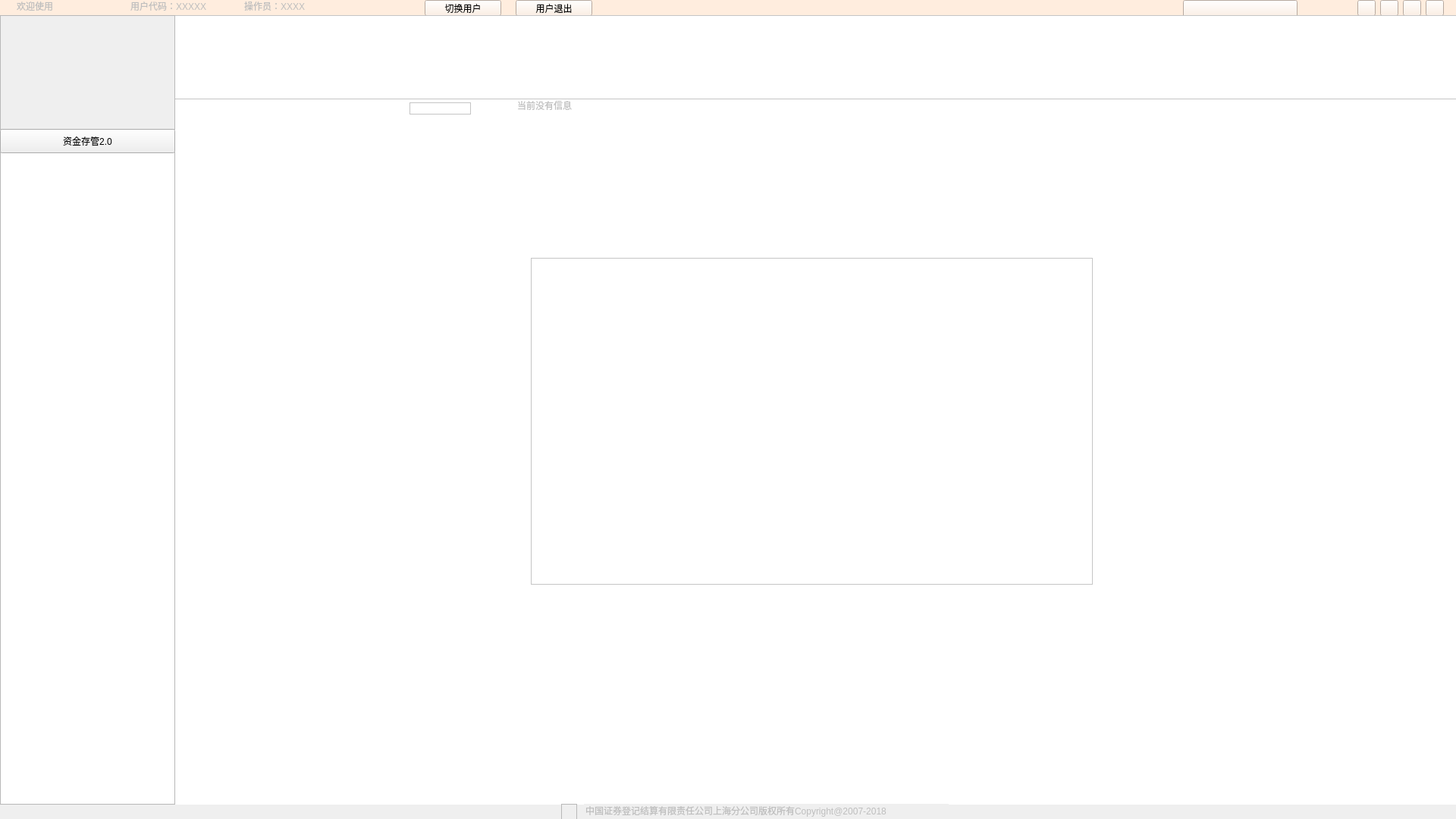
<?xml version="1.0" encoding="UTF-8"?>
<ui version="4.0">
 <class>FundManagement</class>
 <widget class="QWidget" name="FundManagement">
  <property name="geometry">
   <rect>
    <x>0</x>
    <y>0</y>
    <width>1920</width>
    <height>1080</height>
   </rect>
  </property>
  <property name="windowTitle">
   <string>Form</string>
  </property>
  <widget class="QWidget" name="widget" native="true">
   <property name="geometry">
    <rect>
     <x>0</x>
     <y>0</y>
     <width>1920</width>
     <height>21</height>
    </rect>
   </property>
   <property name="styleSheet">
    <string notr="true">background-color: rgb(255, 237, 222);</string>
   </property>
   <widget class="QLineEdit" name="lineEdit">
    <property name="enabled">
     <bool>false</bool>
    </property>
    <property name="geometry">
     <rect>
      <x>20</x>
      <y>0</y>
      <width>113</width>
      <height>21</height>
     </rect>
    </property>
    <property name="text">
     <string>欢迎使用</string>
    </property>
    <property name="frame">
     <bool>false</bool>
    </property>
   </widget>
   <widget class="QLineEdit" name="lineEdit_2">
    <property name="enabled">
     <bool>false</bool>
    </property>
    <property name="geometry">
     <rect>
      <x>170</x>
      <y>0</y>
      <width>113</width>
      <height>21</height>
     </rect>
    </property>
    <property name="text">
     <string>用户代码：XXXXX</string>
    </property>
    <property name="frame">
     <bool>false</bool>
    </property>
   </widget>
   <widget class="QToolButton" name="toolButton">
    <property name="geometry">
     <rect>
      <x>560</x>
      <y>0</y>
      <width>101</width>
      <height>21</height>
     </rect>
    </property>
    <property name="text">
     <string>切换用户</string>
    </property>
   </widget>
   <widget class="QToolButton" name="toolButton_2">
    <property name="geometry">
     <rect>
      <x>680</x>
      <y>0</y>
      <width>101</width>
      <height>21</height>
     </rect>
    </property>
    <property name="text">
     <string>用户退出</string>
    </property>
   </widget>
   <widget class="QLineEdit" name="lineEdit_3">
    <property name="enabled">
     <bool>false</bool>
    </property>
    <property name="geometry">
     <rect>
      <x>320</x>
      <y>0</y>
      <width>113</width>
      <height>21</height>
     </rect>
    </property>
    <property name="text">
     <string>操作员：XXXX</string>
    </property>
    <property name="frame">
     <bool>false</bool>
    </property>
   </widget>
   <widget class="QToolButton" name="toolButton_3">
    <property name="geometry">
     <rect>
      <x>1880</x>
      <y>0</y>
      <width>24</width>
      <height>21</height>
     </rect>
    </property>
    <property name="icon">
     <iconset resource="image.qrc">
      <normaloff>:/image/close.png</normaloff>:/image/close.png</iconset>
    </property>
    <property name="iconSize">
     <size>
      <width>24</width>
      <height>21</height>
     </size>
    </property>
   </widget>
   <widget class="QToolButton" name="toolButton_4">
    <property name="geometry">
     <rect>
      <x>1850</x>
      <y>0</y>
      <width>24</width>
      <height>21</height>
     </rect>
    </property>
    <property name="icon">
     <iconset resource="image.qrc">
      <normaloff>:/image/rewindow.png</normaloff>:/image/rewindow.png</iconset>
    </property>
    <property name="iconSize">
     <size>
      <width>24</width>
      <height>21</height>
     </size>
    </property>
   </widget>
   <widget class="QToolButton" name="toolButton_6">
    <property name="geometry">
     <rect>
      <x>1820</x>
      <y>0</y>
      <width>24</width>
      <height>21</height>
     </rect>
    </property>
    <property name="icon">
     <iconset resource="image.qrc">
      <normaloff>:/image/minit.png</normaloff>:/image/minit.png</iconset>
    </property>
    <property name="iconSize">
     <size>
      <width>24</width>
      <height>21</height>
     </size>
    </property>
   </widget>
   <widget class="QToolButton" name="toolButton_5">
    <property name="geometry">
     <rect>
      <x>1790</x>
      <y>0</y>
      <width>24</width>
      <height>21</height>
     </rect>
    </property>
    <property name="icon">
     <iconset resource="image.qrc">
      <normaloff>:/image/help.png</normaloff>:/image/help.png</iconset>
    </property>
    <property name="iconSize">
     <size>
      <width>24</width>
      <height>21</height>
     </size>
    </property>
   </widget>
   <widget class="QPushButton" name="pushButton">
    <property name="geometry">
     <rect>
      <x>1560</x>
      <y>0</y>
      <width>151</width>
      <height>23</height>
     </rect>
    </property>
    <property name="styleSheet">
     <string notr="true">image: url(:/image/PROPcombobox.png);</string>
    </property>
   </widget>
  </widget>
  <widget class="QWidget" name="widget_3" native="true">
   <property name="geometry">
    <rect>
     <x>0</x>
     <y>20</y>
     <width>1920</width>
     <height>1041</height>
    </rect>
   </property>
   <widget class="QFrame" name="frame">
    <property name="geometry">
     <rect>
      <x>0</x>
      <y>0</y>
      <width>231</width>
      <height>151</height>
     </rect>
    </property>
    <property name="styleSheet">
     <string notr="true">border-image: url(:/image/PROPlogo.png);</string>
    </property>
    <property name="frameShape">
     <enum>QFrame::StyledPanel</enum>
    </property>
    <property name="frameShadow">
     <enum>QFrame::Raised</enum>
    </property>
   </widget>
   <widget class="QStackedWidget" name="stackedWidget">
    <property name="geometry">
     <rect>
      <x>0</x>
      <y>150</y>
      <width>231</width>
      <height>891</height>
     </rect>
    </property>
    <widget class="QWidget" name="page">
     <widget class="QTreeView" name="treeView">
      <property name="geometry">
       <rect>
        <x>0</x>
        <y>30</y>
        <width>231</width>
        <height>861</height>
       </rect>
      </property>
     </widget>
     <widget class="QToolButton" name="toolButton_15">
      <property name="geometry">
       <rect>
        <x>0</x>
        <y>0</y>
        <width>231</width>
        <height>32</height>
       </rect>
      </property>
      <property name="text">
       <string>资金存管2.0</string>
      </property>
      <property name="icon">
       <iconset resource="image.qrc">
        <normaloff>:/image/dashboard.png</normaloff>:/image/dashboard.png</iconset>
      </property>
      <property name="iconSize">
       <size>
        <width>20</width>
        <height>20</height>
       </size>
      </property>
      <property name="toolButtonStyle">
       <enum>Qt::ToolButtonTextBesideIcon</enum>
      </property>
     </widget>
    </widget>
    <widget class="QWidget" name="page_2"/>
   </widget>
   <widget class="QStackedWidget" name="stackedWidget_2">
    <property name="geometry">
     <rect>
      <x>230</x>
      <y>0</y>
      <width>1691</width>
      <height>1041</height>
     </rect>
    </property>
    <widget class="QWidget" name="page_3">
     <property name="styleSheet">
      <string notr="true">background-color: rgb(255, 255, 255);</string>
     </property>
     <widget class="QFrame" name="frame_2">
      <property name="geometry">
       <rect>
        <x>0</x>
        <y>0</y>
        <width>1691</width>
        <height>111</height>
       </rect>
      </property>
      <property name="styleSheet">
       <string notr="true">
border-image: url(:/image/fundmanagementyop.png);</string>
      </property>
      <property name="frameShape">
       <enum>QFrame::StyledPanel</enum>
      </property>
      <property name="frameShadow">
       <enum>QFrame::Raised</enum>
      </property>
     </widget>
     <widget class="QLineEdit" name="lineEdit_5">
      <property name="geometry">
       <rect>
        <x>0</x>
        <y>110</y>
        <width>1691</width>
        <height>23</height>
       </rect>
      </property>
      <property name="frame">
       <bool>false</bool>
      </property>
     </widget>
     <widget class="QFrame" name="frame_3">
      <property name="geometry">
       <rect>
        <x>310</x>
        <y>115</y>
        <width>81</width>
        <height>16</height>
       </rect>
      </property>
      <property name="styleSheet">
       <string notr="true">border-image: url(:/image/newmessage.png);</string>
      </property>
      <property name="frameShape">
       <enum>QFrame::StyledPanel</enum>
      </property>
      <property name="frameShadow">
       <enum>QFrame::Raised</enum>
      </property>
     </widget>
     <widget class="QLineEdit" name="lineEdit_6">
      <property name="enabled">
       <bool>false</bool>
      </property>
      <property name="geometry">
       <rect>
        <x>450</x>
        <y>110</y>
        <width>1241</width>
        <height>23</height>
       </rect>
      </property>
      <property name="text">
       <string>当前没有信息</string>
      </property>
      <property name="frame">
       <bool>false</bool>
      </property>
     </widget>
     <widget class="QFrame" name="frame_4">
      <property name="geometry">
       <rect>
        <x>470</x>
        <y>320</y>
        <width>741</width>
        <height>431</height>
       </rect>
      </property>
      <property name="styleSheet">
       <string notr="true">border-image: url(:/image/welcomedashboard.png);</string>
      </property>
      <property name="frameShape">
       <enum>QFrame::StyledPanel</enum>
      </property>
      <property name="frameShadow">
       <enum>QFrame::Raised</enum>
      </property>
     </widget>
     <zorder>lineEdit_5</zorder>
     <zorder>frame_3</zorder>
     <zorder>lineEdit_6</zorder>
     <zorder>frame_4</zorder>
     <zorder>frame_2</zorder>
    </widget>
    <widget class="QWidget" name="page_4"/>
   </widget>
   <zorder>stackedWidget_2</zorder>
   <zorder>frame</zorder>
   <zorder>stackedWidget</zorder>
  </widget>
  <widget class="QWidget" name="widget_4" native="true">
   <property name="geometry">
    <rect>
     <x>0</x>
     <y>1060</y>
     <width>1920</width>
     <height>21</height>
    </rect>
   </property>
   <widget class="QLineEdit" name="lineEdit_4">
    <property name="enabled">
     <bool>false</bool>
    </property>
    <property name="geometry">
     <rect>
      <x>770</x>
      <y>0</y>
      <width>481</width>
      <height>23</height>
     </rect>
    </property>
    <property name="inputMask">
     <string/>
    </property>
    <property name="text">
     <string>中国证券登记结算有限责任公司上海分公司版权所有Copyright@2007-2018</string>
    </property>
    <property name="frame">
     <bool>false</bool>
    </property>
   </widget>
   <widget class="QFrame" name="frame_5">
    <property name="geometry">
     <rect>
      <x>740</x>
      <y>0</y>
      <width>21</width>
      <height>21</height>
     </rect>
    </property>
    <property name="styleSheet">
     <string notr="true">border-image: url(:/image/china-logo.png);</string>
    </property>
    <property name="frameShape">
     <enum>QFrame::StyledPanel</enum>
    </property>
    <property name="frameShadow">
     <enum>QFrame::Raised</enum>
    </property>
   </widget>
  </widget>
 </widget>
 <resources>
  <include location="image.qrc"/>
 </resources>
 <connections/>
</ui>
